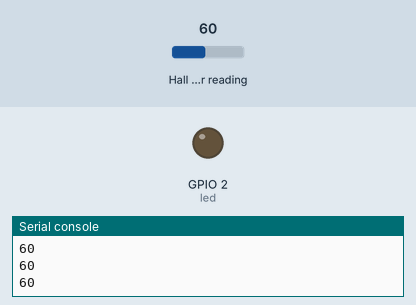
Simulated run of this program. Board: ESP32 board running MicroPython. Parts: output pins drawn as LEDs (lit = HIGH), the last lines printed to the serial console. The test bench sets the inputs (shaded band); at power-on: Hall sensor reading 60.

Above: at 1.2 s.
1.3 s: Hall sensor reading set to 77
2.8 s: Hall sensor reading set to 84
At 4.2 s:
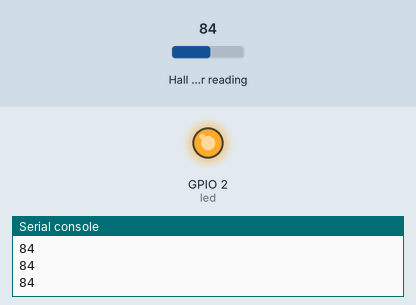
4.5 s: Hall sensor reading set to -93
At 5.4 s:
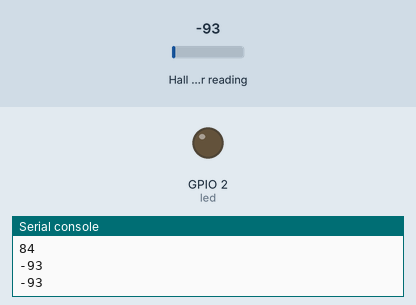
6.0 s: Hall sensor reading set to 162
At 6.6 s:
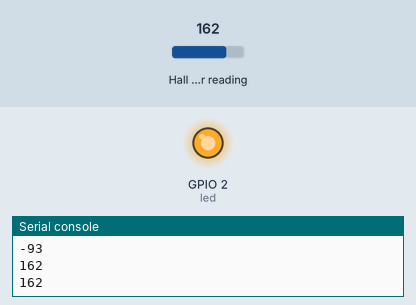
Timing chart, 0 to 8.5 s (numbered marks = the images above; inputs shaded):
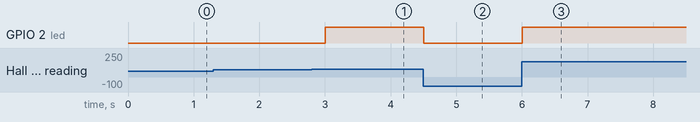

The program:

Hall_Sensor.py
```python
import esp32
from machine import Pin
from time import sleep

led = Pin(2, Pin.OUT)

while True:
    hall = esp32.hall_sensor()
    print(hall)
    if hall > 80 :
        led.value(1)
    else :
        led.value(0)
    sleep(0.5)
```

Measured:
- the behaviour switches between 80 and 81 on Hall sensor reading (found by bisection; images 0 and 1)
- after the input at 2.8 s, GPIO 2 (led): LOW → HIGH after 0.20 s
- after the input at 4.5 s, GPIO 2 (led): HIGH → LOW at once
- after the input at 6.0 s, GPIO 2 (led): LOW → HIGH at once
